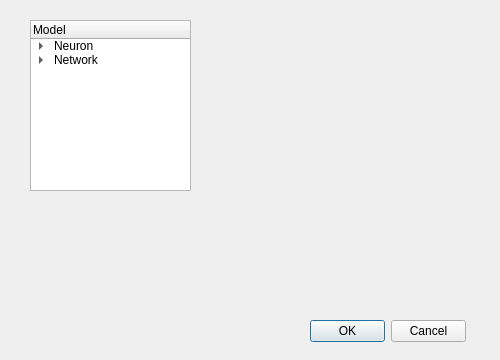
<?xml version="1.0" encoding="UTF-8"?>
<ui version="4.0">
 <class>OptionWin</class>
 <widget class="QDialog" name="OptionWin">
  <property name="geometry">
   <rect>
    <x>0</x>
    <y>0</y>
    <width>500</width>
    <height>360</height>
   </rect>
  </property>
  <property name="windowTitle">
   <string>Option</string>
  </property>
  <widget class="QDialogButtonBox" name="buttonBox">
   <property name="geometry">
    <rect>
     <x>310</x>
     <y>320</y>
     <width>156</width>
     <height>23</height>
    </rect>
   </property>
   <property name="orientation">
    <enum>Qt::Horizontal</enum>
   </property>
   <property name="standardButtons">
    <set>QDialogButtonBox::Cancel|QDialogButtonBox::Ok</set>
   </property>
  </widget>
  <widget class="QTreeWidget" name="treeWidget">
   <property name="geometry">
    <rect>
     <x>30</x>
     <y>20</y>
     <width>161</width>
     <height>171</height>
    </rect>
   </property>
   <column>
    <property name="text">
     <string>Model</string>
    </property>
   </column>
   <item>
    <property name="text">
     <string>Neuron</string>
    </property>
    <item>
     <property name="text">
      <string>Aihara</string>
     </property>
    </item>
    <item>
     <property name="text">
      <string>Hudgkin-Huxley</string>
     </property>
    </item>
    <item>
     <property name="text">
      <string>Unkonwn</string>
     </property>
    </item>
   </item>
   <item>
    <property name="text">
     <string>Network</string>
    </property>
    <item>
     <property name="text">
      <string>SmallWorld</string>
     </property>
    </item>
    <item>
     <property name="text">
      <string>Brain</string>
     </property>
    </item>
   </item>
  </widget>
  <widget class="QWidget" name="widget" native="true">
   <property name="geometry">
    <rect>
     <x>230</x>
     <y>30</y>
     <width>201</width>
     <height>181</height>
    </rect>
   </property>
  </widget>
 </widget>
 <resources/>
 <connections>
  <connection>
   <sender>buttonBox</sender>
   <signal>accepted()</signal>
   <receiver>OptionWin</receiver>
   <slot>accept()</slot>
   <hints>
    <hint type="sourcelabel">
     <x>248</x>
     <y>254</y>
    </hint>
    <hint type="destinationlabel">
     <x>157</x>
     <y>274</y>
    </hint>
   </hints>
  </connection>
  <connection>
   <sender>buttonBox</sender>
   <signal>rejected()</signal>
   <receiver>OptionWin</receiver>
   <slot>reject()</slot>
   <hints>
    <hint type="sourcelabel">
     <x>316</x>
     <y>260</y>
    </hint>
    <hint type="destinationlabel">
     <x>286</x>
     <y>274</y>
    </hint>
   </hints>
  </connection>
 </connections>
</ui>
